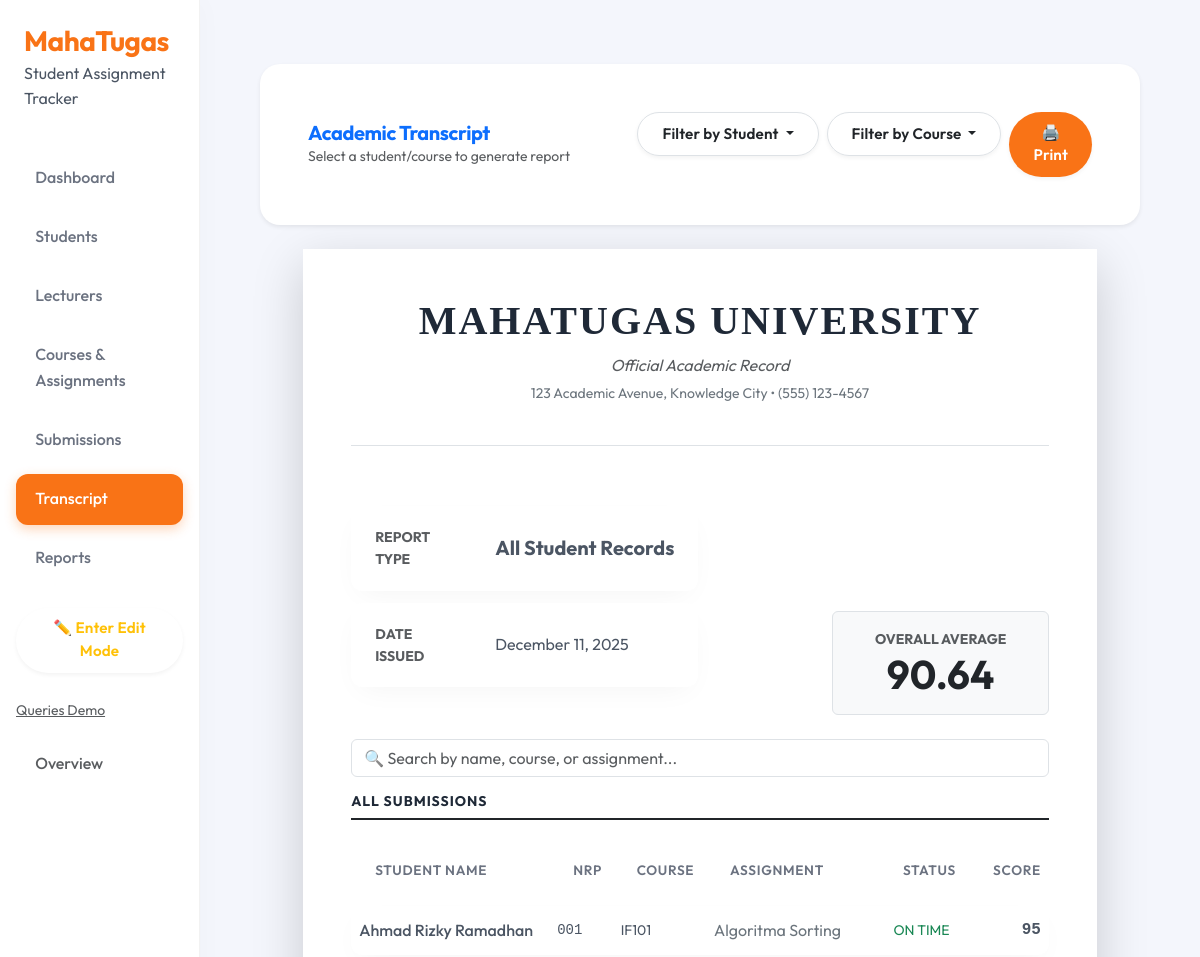
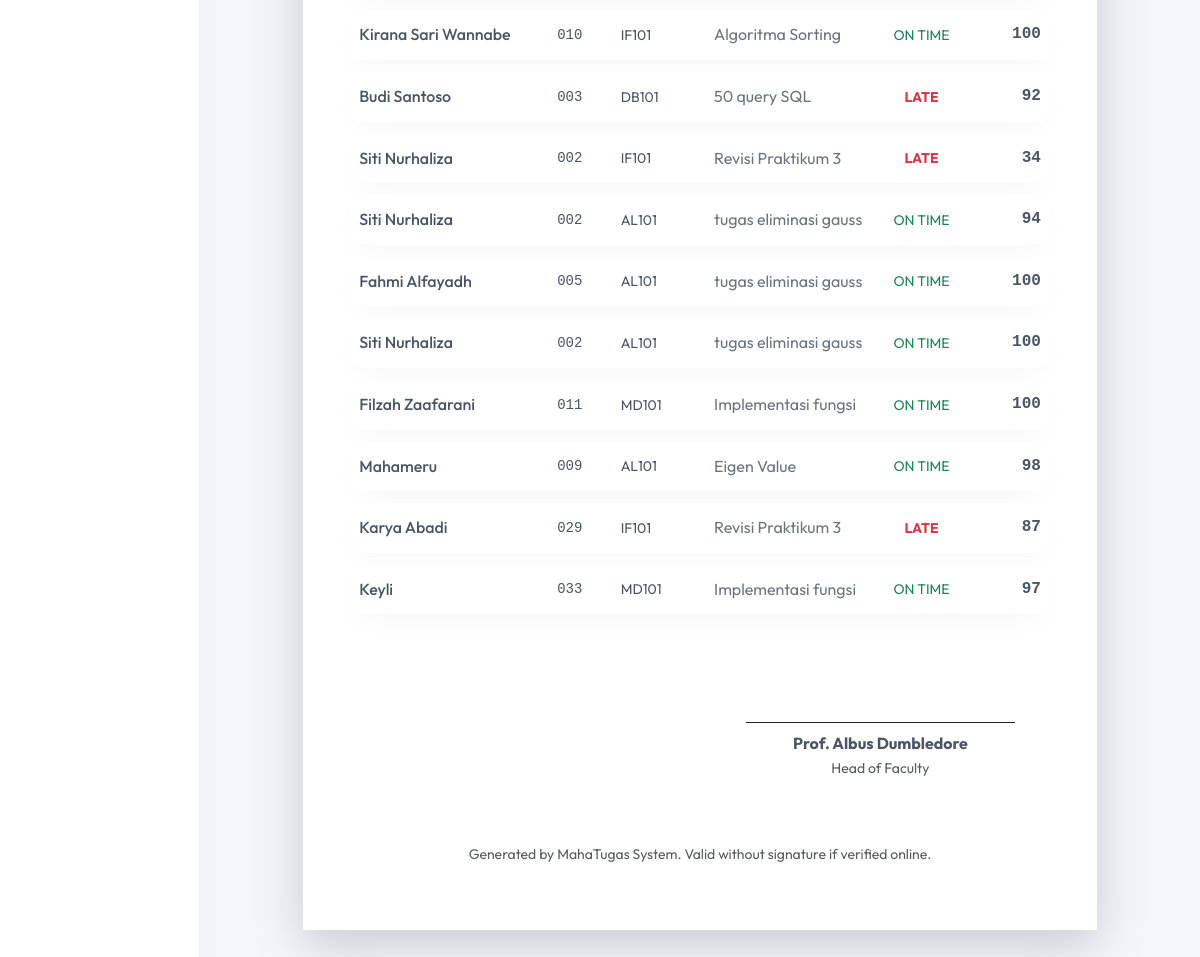
/transcript/, run on the app's committed database (2 pictures, top to bottom).
### tracker/models.py (models this page shows, shortened)
class Submission(models.Model):
    submission_id = models.AutoField(primary_key=True)
    assignment = models.ForeignKey(
        Assignment,
        on_delete=models.CASCADE,
        related_name='submissions'
    )
    student = models.ForeignKey(
        Student,
        on_delete=models.CASCADE,
        related_name='submissions'
    )
    submitted_at = models.DateTimeField(default=timezone.now)
    file_path = models.FileField(upload_to='submissions/')
    score = models.IntegerField(blank=True, null=True)
    remark = models.TextField(blank=True, null=True)
    @property
    def status(self):
        if self.submitted_at and self.assignment.due_date:
            if self.submitted_at > self.assignment.due_date:
                return "Late"
            else:
                return "On Time"
        return "-"

class Student(models.Model):
    def generate_nrp():
        last_student = Student.objects.order_by("-student_id").first()
        if last_student and last_student.nrp.isdigit():
            new_nrp = int(last_student.nrp) + 1
        else:
            new_nrp = 1  # kalau belum ada student
        return f"{new_nrp:03d}"  # format 3 digit, misal 001
    student_id = models.AutoField(primary_key=True)
    nrp = models.CharField(
    max_length=20,
    unique=True,
    default=generate_nrp,
    )
    name = models.CharField(max_length=150)
    email = models.EmailField(max_length=150, blank=True, null=True)
    photo_file = models.CharField(max_length=255, blank=True, null=True)  # path avatar

class Assignment(models.Model):
    assignment_id = models.AutoField(primary_key=True)
    course = models.ForeignKey(
        Course,
        on_delete=models.CASCADE,
        related_name='assignments'
    )
    title = models.CharField(max_length=200)
    description = models.TextField(blank=True, null=True)
    due_date = models.DateTimeField()
    max_score = models.IntegerField(default=100)

class Course(models.Model):
    course_id = models.AutoField(primary_key=True)
    course_code = models.CharField(max_length=20)
    course_name = models.CharField(max_length=200)
    semester = models.IntegerField()
    lecturer = models.ForeignKey(
        Lecturer,
        on_delete=models.CASCADE,
        related_name='courses'
    )

### tracker/views.py (the view)
# urls.py: path('transcript/', views.transcript_view, name='transcript'),
def transcript_view(request):
    submissions = Submission.objects.select_related("student", "assignment__course")
    avg_score = submissions.aggregate(Avg("score"))["score__avg"] or 0
    return render(request, "tracker/transcript.html", {
        "submissions": submissions,
        "average_score": avg_score,
        "courses": Course.objects.all(),
        "all_students": Student.objects.all(),
        "active_course": None,
        "active_student": None,
    })

### tracker/templates/tracker/transcript.html (shortened to what this page needs)
{% extends "tracker/base.html" %}
{% block content %}
<div class="container py-4">
    <div class="card mb-4 border-0 shadow-sm d-print-none bg-surface" style="position: relative; z-index: 1050;">
        <div class="card-body">
            <div class="row g-3 align-items-center">
                <div class="col-md-6">
                    <h5 class="mb-0 text-primary fw-bold">Academic Transcript</h5>
                    <p class="text-muted small mb-0">Select a student/course to generate report</p>
                </div>
                <div class="col-md-6">
                    <div class="d-flex gap-2 justify-content-md-end">
                        <div class="dropdown">
                            <button class="btn btn-white border dropdown-toggle" type="button" data-bs-toggle="dropdown"
                                aria-expanded="false">
                                {% if active_student %}👤 {{ active_student.name|truncatechars:15 }}{% else %}Filter by
                                Student{% endif %}
                            </button>
                        </div>
                        <div class="dropdown">
                            <button class="btn btn-white border dropdown-toggle" type="button" data-bs-toggle="dropdown"
                                aria-expanded="false">
                                {% if active_course %}📚 {{ active_course.course_code }}{% else %}Filter by Course{%                                 endif %}
                            </button>
                        </div>
                        <button onclick="window.print()" class="btn btn-primary">
                            🖨️ Print
                        </button>
                    </div>
                </div>
            </div>
        </div>
    </div>
    <div class="transcript-paper mx-auto bg-white shadow-lg p-5" style="max-width: 210mm; min-height: 297mm;">
        <div class="text-center mb-5 border-bottom pb-4">
            <h1 class="serif fw-bold text-uppercase mb-2" style="letter-spacing: 2px;">MahaTugas University</h1>
            <p class="text-muted fst-italic mb-1">Official Academic Record</p>
            <p class="small text-secondary">123 Academic Avenue, Knowledge City • (555) 123-4567</p>
        </div>
        {% if active_course %}
        <div class="row mb-5">
            <div class="col-8">
                <table class="table table-borderless table-sm w-auto">
                    <tr>
                        <td class="text-muted text-uppercase small fw-bold" style="width: 120px;">Course Name</td>
                        <td class="fw-bold fs-5">{{ active_course.course_name }}</td>
                    </tr>
                    <tr>
                        <td class="text-muted text-uppercase small fw-bold">Course Code</td>
                        <td>{{ active_course.course_code }}</td>
                    </tr>
                    <tr>
                        <td class="text-muted text-uppercase small fw-bold">Semester</td>
                        <td>{{ active_course.semester|default:"-" }}</td>
                    </tr>
                    <tr>
                        <td class="text-muted text-uppercase small fw-bold">Lecturer</td>
                        <td>{{ active_course.lecturer.lecturer_name|default:"-" }}</td>
                    </tr>
                </table>
            </div>
            <div class="col-4 text-end align-self-end">
                <div class="bg-light p-3 rounded text-center border">
                    <div class="small text-uppercase text-muted fw-bold">Class Average</div>
                    <div class="display-6 fw-bold text-dark">{{ average_score|floatformat:2 }}</div>
                </div>
            </div>
        </div>
        <div class="mb-5">
            <h5 class="text-uppercase border-bottom border-2 border-dark pb-2 mb-3 fw-bold small ls-1">Student
                Performance</h5>
            {% regroup submissions|dictsort:"assignment.title" by assignment as assignment_list %}
            <table class="table table-sm formal-table">
                <thead>
                    <tr class="text-uppercase small text-muted border-bottom">
                        <th style="width: 40%">Student Name</th>
                        <th class="text-center">NRP</th>
                        <th class="text-center">Status</th>
                        <th class="text-end">Score</th>
                    </tr>
                </thead>
                <tbody>
                    {% for assignment in assignment_list %}
                    <tr class="bg-light table-group-divider">
                        <td colspan="4" class="py-2 ps-2">
                            <span class="fw-bold text-dark">{{ assignment.grouper.title }}</span>
                            <span class="text-muted small ms-2">Due: {{ assignment.grouper.due_date|date:"M d, Y"                                 }}</span>
                        </td>
                    </tr>
                    {% for item in assignment.list %}
                    <tr>
                        <td class="ps-4 text-secondary">{{ item.student.name }}</td>
                        <td class="text-center font-monospace small">{{ item.student.nrp|default:"-" }}</td>
                        <td class="text-center small">
                            {% if item.status == 'Late' %}
                            <span class="text-danger fw-bold">LATE</span>
                            {% else %}
                            <span class="text-success">ON TIME</span>
                            {% endif %}
                        </td>
                        <td class="text-end fw-bold font-monospace">
                            {{ item.score|floatformat:0 }}
                        </td>
                    </tr>
                    {% endfor %}
                    {% empty %}
                    <tr>
                        <td colspan="4" class="text-center py-5 text-muted fst-italic">
                            No submissions found for this course.
                        </td>
                    </tr>
                    {% endfor %}
                </tbody>
            </table>
        </div>
        {% else %}
        <div class="row mb-4">
            <div class="col-8">
                <table class="table table-borderless table-sm w-auto">
                    <tr>
                        <td class="text-muted text-uppercase small fw-bold" style="width: 120px;">Report Type</td>
                        <td class="fw-bold fs-5">All Student Records</td>
                    </tr>
                    <tr>
                        <td class="text-muted text-uppercase small fw-bold">Date Issued</td>
                        <td>{% now "F j, Y" %}</td>
                    </tr>
                </table>
            </div>
            <div class="col-4 text-end align-self-end">
                <div class="bg-light p-3 rounded text-center border">
                    <div class="small text-uppercase text-muted fw-bold">Overall Average</div>
                    <div class="display-6 fw-bold text-dark">{{ average_score|floatformat:2 }}</div>
                </div>
            </div>
        </div>
        <div class="mb-3 d-print-none">
            <input type="text" class="form-control" id="tableSearch"
                placeholder="🔍 Search by name, course, or assignment...">
        </div>
        <div class="mb-5">
            <h5 class="text-uppercase border-bottom border-2 border-dark pb-2 mb-3 fw-bold small ls-1">All Submissions
            </h5>
            <table class="table table-sm formal-table" id="allSubmissionsTable">
                <thead>
                    <tr class="text-uppercase small text-muted border-bottom">
                        <th>Student Name</th>
                        <th>NRP</th>
                        <th>Course</th>
                        <th>Assignment</th>
                        <th class="text-center">Status</th>
                        <th class="text-end">Score</th>
                    </tr>
                </thead>
                <tbody>
                    {% for item in submissions %}
                    <tr class="submission-row">
                        <td class="fw-medium">{{ item.student.name }}</td>
                        <td class="font-monospace small">{{ item.student.nrp|default:"-" }}</td>
                        <td class="small">{{ item.assignment.course.course_code }}</td>
                        <td class="text-secondary">{{ item.assignment.title }}</td>
                        <td class="text-center small">
                            {% if item.status == 'Late' %}
                            <span class="text-danger fw-bold">LATE</span>
                            {% else %}
                            <span class="text-success">ON TIME</span>
                            {% endif %}
                        </td>
                        <td class="text-end fw-bold font-monospace">{{ item.score|floatformat:0 }}</td>
                    </tr>
                    {% empty %}
                    <tr>
                        <td colspan="6" class="text-center py-5 text-muted fst-italic">No submissions found.</td>
                    </tr>
                    {% endfor %}
                </tbody>
            </table>
        </div>
        {% endif %}
        <div class="mt-auto pt-5">
            <div class="row">
                <div class="col-6"></div>
                <div class="col-6 text-center">
                    <div class="border-bottom border-dark mb-2" style="width: 80%; margin: 0 auto;"></div>
                    <p class="fw-bold mb-0">Prof. Albus Dumbledore</p>
                    <p class="small text-muted">Head of Faculty</p>
                </div>
            </div>
            <div class="text-center mt-5 small text-muted">
                <p>Generated by MahaTugas System. Valid without signature if verified online.</p>
            </div>
        </div>
    </div>
</div>
{% endblock %}

### static/tracker/css/comfy.css (style rules this page uses)
:root { --bg-color: #f4f6fc; --surface-color: #ffffff; --text-primary: #4b5563; --text-secondary: #6b7280; --accent-color: #f97316; --accent-hover: #ea580c; --success-soft: #d1fae5; --success-text: #065f46; --warning-soft: #fef3c7; --warning-text: #92400e; --radius-lg: 20px; --radius-md: 12px; --shadow-soft: 0 10px 30px -10px rgba(0, 0, 0, 0.05); --shadow-hover: 0 20px 40px -10px rgba(0, 0, 0, 0.1); --transition-fast: all 0.2s cubic-bezier(0.4, 0, 0.2, 1); --animation-fade-up: fadeInUp 0.5s ease-out forwards; }
body { background-color: var(--bg-color); color: var(--text-primary); font-family: 'Outfit', sans-serif; line-height: 1.6; }
.card, .container, .container-fluid { border: none; }
.card { background: var(--surface-color); border-radius: var(--radius-lg); box-shadow: var(--shadow-soft); padding: 2rem; margin-bottom: 2rem; transition: var(--transition-fast); }
h1, h2, h3, h4, h5, h6 { color: #1f2937; font-weight: 700; letter-spacing: -0.02em; margin-bottom: 1rem; }
h1 { font-size: 2.5rem; }
.btn { border-radius: 50px; padding: 0.6rem 1.5rem; font-weight: 600; font-size: 0.95rem; letter-spacing: 0.01em; transition: var(--transition-fast); border: none; box-shadow: 0 2px 4px rgba(0, 0, 0, 0.05); }
.btn-primary { background-color: var(--accent-color); color: white; }
.table { border-collapse: separate; border-spacing: 0 0.8rem; background: transparent; }
.table thead th { background: transparent; color: var(--text-secondary); font-weight: 600; font-size: 0.85rem; text-transform: uppercase; letter-spacing: 0.05em; border: none; padding-left: 1.5rem; }
.table tbody tr { background: var(--surface-color); box-shadow: var(--shadow-soft); border-radius: var(--radius-md); transition: var(--transition-fast); }
.table td { border: none; padding: 1.25rem 1.5rem; vertical-align: middle; color: var(--text-primary); }
.table td:first-child { border-top-left-radius: var(--radius-md); border-bottom-left-radius: var(--radius-md); }
.table td:last-child { border-top-right-radius: var(--radius-md); border-bottom-right-radius: var(--radius-md); }

### tracker/templates/tracker/transcript.html (style rules this page uses)
.ls-1 { letter-spacing: 1px; }
.serif { font-family: "Merriweather", "Times New Roman", serif; }
.formal-table td, .formal-table th { padding: 0.75rem 0.5rem; vertical-align: middle; }
.transcript-paper { position: relative; }

### data on the page
Submission: student.name "Ahmad Rizky Ramadhan", student.nrp "001", assignment.course.course_code "IF101", assignment "Algoritma Sorting", shows "ON TIME", score "95"
Submission: student.name "Kirana Sari Wannabe", student.nrp "010", assignment.course.course_code "IF101", assignment "Algoritma Sorting", shows "ON TIME", score "100"
Submission: student.name "Budi Santoso", student.nrp "003", assignment.course.course_code "DB101", assignment "50 query SQL", shows "LATE", score "92"
Submission: student.name "Siti Nurhaliza", student.nrp "002", assignment.course.course_code "IF101", assignment "Revisi Praktikum 3", shows "LATE", score "34"
Submission: student.name "Siti Nurhaliza", student.nrp "002", assignment.course.course_code "AL101", assignment "tugas eliminasi gauss", shows "ON TIME", score "94"
Submission: student.name "Fahmi Alfayadh", student.nrp "005", assignment.course.course_code "AL101", assignment "tugas eliminasi gauss", shows "ON TIME", score "100"
Submission: student.name "Siti Nurhaliza", student.nrp "002", assignment.course.course_code "AL101", assignment "tugas eliminasi gauss", shows "ON TIME", score "100"
Submission: student.name "Filzah Zaafarani", student.nrp "011", assignment.course.course_code "MD101", assignment "Implementasi fungsi", shows "ON TIME", score "100"
Submission: student.name "Mahameru", student.nrp "009", assignment.course.course_code "AL101", assignment "Eigen Value", shows "ON TIME", score "98"
Submission: student.name "Karya Abadi", student.nrp "029", assignment.course.course_code "IF101", assignment "Revisi Praktikum 3", shows "LATE", score "87"
Submission: student.name "Keyli", student.nrp "033", assignment.course.course_code "MD101", assignment "Implementasi fungsi", shows "ON TIME", score "97"

### other printed values
{{ average_score|floatformat:2 }} "90.64"
